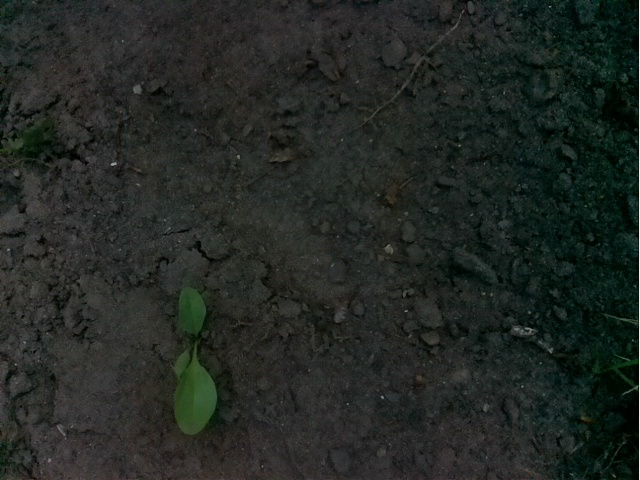
#> input picture dataset/0032.jpg, 640 x 480 px
$ python main_old.py dataset/0032.jpg
#> lines starting #> are read from the running program, lines starting #| are printed output that depends on the picture; after the words box and inside, x2 and y2 are one past the last pixel; in counts of white or black regions, pixels touching at a corner belong together
#!/usr/bin/python
# Python 2/3 compatibility
# dev by a human

from __future__ import print_function
import cv2
import numpy as np
import time


def filter(mask):
    kernel = np.ones((7, 7), np.uint8)
    erode = cv2.erode(mask, kernel, iterations=1)
    dilate = cv2.dilate(erode, kernel, iterations=2)
    result = cv2.GaussianBlur(dilate, (3, 3), 1)
    return result


def update(*arg):
    start = time.time()
    h0 = cv2.getTrackbarPos('h min', 'control')
    h1 = cv2.getTrackbarPos('h max', 'control')
    s0 = cv2.getTrackbarPos('s min', 'control')
    s1 = cv2.getTrackbarPos('s max', 'control')
    v0 = cv2.getTrackbarPos('v min', 'control')
    v1 = cv2.getTrackbarPos('v max', 'control')
    lower = np.array((h0, s0, v0))
    upper = np.array((h1, s1, v1))
    mask = cv2.inRange(hsv, lower, upper)
    filtered = filter(mask)
    # contours
    contours, hierarchy = cv2.findContours(
        filtered, cv2.RETR_TREE, cv2.CHAIN_APPROX_SIMPLE)
    total_contours = len(contours)
    total_area = 0
    contours_error = []
    contours_ok = []
    for cnt in contours:
        area = cv2.contourArea(cnt)
        print("area: ", area)
        total_area += area
        if (area > 4000 and area < 52500):
            contours_ok.append(cnt)
        else:
            print("ERROR AREA: ", area)
            contours_error.append(cnt)

    if len(contours) > 0:
        media = total_area/len(contours)
        print("\tAREA MEDIA: ", media)
    cv2.imshow('original', src)
    bounding_boxes = [cv2.boundingRect(contour) for contour in contours_ok]
    with_bb = src.copy()
    for bounding_box in bounding_boxes:
        # x, y, w, h
        x = bounding_box[0]
        y = bounding_box[1]
        w = bounding_box[2]
        h = bounding_box[3]
        color = (255, 0, 0)
        # if horizontal (w>h) increase height, else increase width to fit required aspect ratio
        axis_to_increase = 'x' if w < h else 'y'

        if (axis_to_increase == 'x'):
            w = h
            x = int(x-0.5*(h-w))
        else:
            h = w
            y = int(y-0.5*(w-h))

        start_point = (x, y)
        end_point = (x+w, y+h)
        print(type(start_point))
        print(type(end_point))
        print(start_point)
        print(end_point)
        cv2.rectangle(with_bb, start_point, end_point, color)
    cv2.imshow('bounding boxes', with_bb)
    # time
    stop = time.time()
    diff = stop - start
    t = str("%.3f" % diff)
    fps = str("%.0f" % (1/diff))
    text = "t["+t+"] fps:["+fps+"] AREAS:["+str(len(contours_ok))+"]"
    font = cv2.FONT_HERSHEY_SIMPLEX
    # show
    print("\tTOTAL: ", total_contours)
    print("\tOK: ", len(contours_ok))
    print("\tERRORS: ", len(contours_error))
    cv2.imshow('mask', mask)
    cv2.imshow('filter: ', filtered)


def main():
    cv2.namedWindow('control', 0)
    cv2.createTrackbar('h min', 'control', 30, 255, update)
    cv2.createTrackbar('h max', 'control', 255, 255, update)
    cv2.createTrackbar('s min', 'control', 60, 255, update)
    cv2.createTrackbar('s max', 'control', 255, 255, update)
    cv2.createTrackbar('v min', 'control', 0, 255, update)
    cv2.createTrackbar('v max', 'control', 255, 255, update)
    im = cv2.resize(src, None, fx=0.25, fy=0.25, interpolation=cv2.INTER_CUBIC)
    cv2.imshow('control', im)
    update()
    while 1:
        ch = cv2.waitKey(30)
        if (ch == 27):
            break
            cv2.destroyAllWindows()


if __name__ == '__main__':
    import sys
    try:
        fn = sys.argv[1]
        print("parametro:", fn)
    except:
        fn = 'images/db_023.png'

    src = cv2.imread(fn)
#> src is the input picture: shape (480, 640, 3); mean B, G, R 35.9, 39.9, 34.7
    src = cv2.resize(src, None, fx=0.5, fy=0.5, interpolation=cv2.INTER_CUBIC)
#> src: shape (240, 320, 3)
    print("resized shape:", src.shape)
#| resized shape: (240, 320, 3)
    hsv = cv2.cvtColor(src, cv2.COLOR_BGR2HSV)
#> hsv: shape (240, 320, 3); mean H, S, V 60.7, 59.9, 40.3
    main()
#> in main, `im = cv2.resize(src, None, fx=0.25, fy=0.25, interpolation=cv2.INTER_C..`:
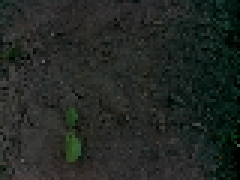
#> im: shape (60, 80, 3) (shown 3 times larger); mean B, G, R 35.6, 39.5, 34.4
#> in update, `mask = cv2.inRange(hsv, lower, upper)`:
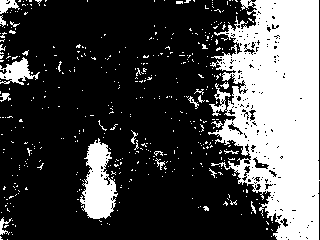
#> mask: shape (240, 320); 29.1% white; 452 white regions (430 under 20 px), largest, box (x1, y1, x2, y2) and area: (208, 0, 320, 240) 17972, (80, 138, 118, 219) 1830, (0, 57, 40, 85) 524
#> in filter, `erode = cv2.erode(mask, kernel, iterations=1)`:
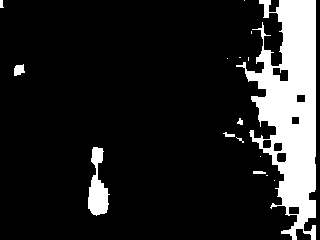
#> erode: shape (240, 320); 14.1% white; 16 white regions (9 under 20 px), largest, box (x1, y1, x2, y2) and area: (236, 0, 316, 240) 9776, (88, 147, 110, 216) 832, (14, 64, 25, 76) 96
#> in filter, `dilate = cv2.dilate(erode, kernel, iterations=2)`:
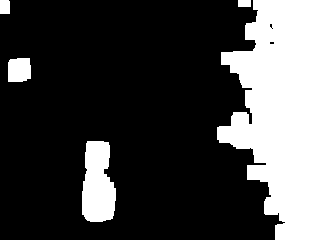
#> dilate: shape (240, 320); 26.1% white; 5 white regions
#> in update, `contours, hierarchy = cv2.findContours( filtered, cv2.RETR_TREE, cv2.C..`: contours = 5 contours, 1 with area under 20; largest, box (x1, y1, x2, y2) and area: (216, 0, 320, 240) 17372, (81, 140, 117, 223) 2338, (7, 57, 32, 83) 567, (0, 0, 11, 15) 140
#> in update, `total_contours = len(contours)`: total_contours = 5
#> the loop in update, `for cnt in contours:` made 5 passes
#> (area, total_area) on passes 1 to 3: (2338, 2338), (567, 2905), (17371.5, 20276.5)
#> (cnt, area, total_area) on pass 5: ([[0, 0], [0, 14], [10, 14], [10, 0]], 140, 20434.5)
#| area:  2338.0
#| ERROR AREA:  2338.0
#| area:  567.0
#| ERROR AREA:  567.0
#| area:  17371.5
#| area:  18.0
#| ERROR AREA:  18.0
#| area:  140.0
#| ERROR AREA:  140.0
#> after the loop in update, `for cnt in contours:`: contours_error = 4 contours, 1 with area under 20; largest, box (x1, y1, x2, y2) and area: (81, 140, 117, 223) 2338, (7, 57, 32, 83) 567, (0, 0, 11, 15) 140; contours_ok = 1 contour; box (x1, y1, x2, y2) and area: (216, 0, 320, 240) 17372; total_area = 20434.5
#> in update, `media = total_area/len(contours)`: media = 4086.9
#| 	AREA MEDIA:  4086.9
#> in update, `bounding_boxes = [cv2.boundingRect(contour) for contour in contours_ok]`: bounding_boxes = [(216, 0, 104, 240)]
#> the loop in update, `for bounding_box in bounding_boxes:` made 1 pass
#> (bounding_box, x, y, color, axis_to_increase, end_point) on pass 1: ((216, 0, 104, 240), 216, 0, (255, 0, 0), 'x', (456, 240))
#| <class 'tuple'>
#| <class 'tuple'>
#| (216, 0)
#| (456, 240)
#> after the loop in update, `for bounding_box in bounding_boxes:`:
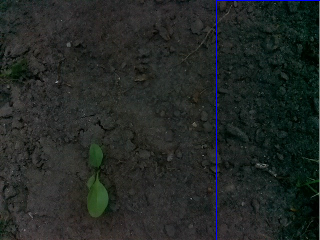
#> with_bb: shape (240, 320, 3); mean B, G, R 36.9, 39.7, 34.6
#> in update, `text = "t["+t+"] fps:["+fps+"] AREAS:["+str(len(contours_ok))+"]"`: text = 't[0.039] fps:[26] AREAS:[1]'
#> in update, `font = cv2.FONT_HERSHEY_SIMPLEX`: font = 0
#| 	TOTAL:  5
#| 	OK:  1
#| 	ERRORS:  4
#> (key Esc is pressed here)

$ run again, on dataset/0080.jpg
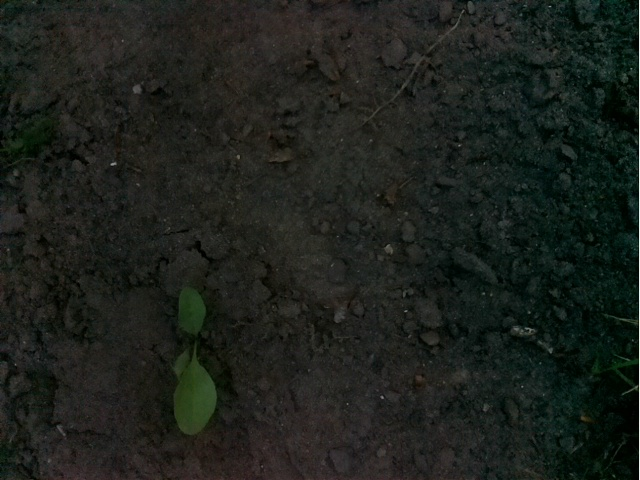
#> input picture dataset/0080.jpg, 640 x 480 px
#> src is the input picture: shape (480, 640, 3); mean B, G, R 27.7, 32.8, 28.6
#> src: shape (240, 320, 3)
#| resized shape: (240, 320, 3)
#> hsv: shape (240, 320, 3); mean H, S, V 49.9, 75.9, 33.7
#> in update, `mask = cv2.inRange(hsv, lower, upper)`:
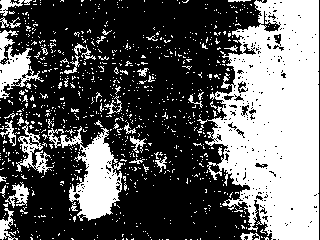
#> mask: shape (240, 320); 37.3% white; 915 white regions (874 under 20 px), largest, box (x1, y1, x2, y2) and area: (197, 0, 319, 240) 19124, (48, 126, 123, 221) 2940, (0, 46, 44, 99) 929
#> erode: shape (240, 320); 15.1% white; 17 white regions (9 under 20 px), largest, box (x1, y1, x2, y2) and area: (236, 0, 316, 240) 9396, (83, 143, 115, 216) 1212, (231, 150, 271, 185) 448
#> dilate: shape (240, 320); 29% white; 5 white regions
#> contours = 5 contours; box (x1, y1, x2, y2) and area: (215, 0, 320, 240) 18168, (76, 136, 122, 223) 2914, (0, 29, 32, 88) 1176, (0, 216, 9, 240) 178, (0, 0, 14, 11) 130
#> total_contours = 5
#> the loop in update, `for cnt in contours:` made 5 passes
#> (area, total_area) on passes 1 to 4: (178.5, 178.5), (2914.5, 3093), (1176.5, 4269.5), (18168.5, 22438)
#> (printed output is left out)
#> after the loop in update, `for cnt in contours:`: contours_error = 4 contours; box (x1, y1, x2, y2) and area: (76, 136, 122, 223) 2914, (0, 29, 32, 88) 1176, (0, 216, 9, 240) 178, (0, 0, 14, 11) 130; contours_ok = 1 contour; box (x1, y1, x2, y2) and area: (215, 0, 320, 240) 18168; total_area = 22568
#> media = 4513.6
#| 	AREA MEDIA:  4513.6
#> bounding_boxes = [(215, 0, 105, 240)]
#> the loop in update, `for bounding_box in bounding_boxes:` made 1 pass
#> (bounding_box, x, y, color, axis_to_increase, end_point) on pass 1: ((215, 0, 105, 240), 215, 0, (255, 0, 0), 'x', (455, 240))
#> (printed output is left out)
#> after the loop in update, `for bounding_box in bounding_boxes:`:
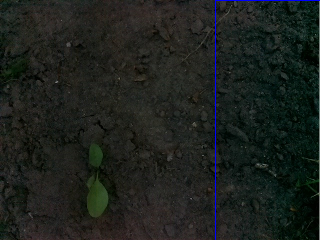
#> with_bb: shape (240, 320, 3); mean B, G, R 28.7, 32.7, 28.5
#> text = 't[0.038] fps:[26] AREAS:[1]'
#> font = 0
#| 	TOTAL:  5
#| 	OK:  1
#| 	ERRORS:  4
